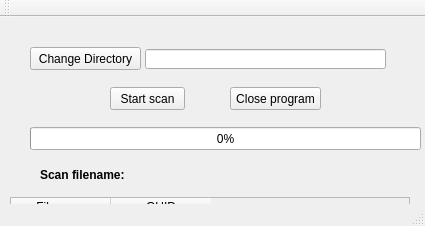
<?xml version="1.0" encoding="UTF-8"?>
<ui version="4.0">
 <class>CUI</class>
 <widget class="QMainWindow" name="CUI">
  <property name="geometry">
   <rect>
    <x>0</x>
    <y>0</y>
    <width>425</width>
    <height>226</height>
   </rect>
  </property>
  <property name="windowTitle">
   <string>Simple signature detector</string>
  </property>
  <widget class="QWidget" name="centralWidget">
   <widget class="QPushButton" name="buttonStart">
    <property name="geometry">
     <rect>
      <x>110</x>
      <y>70</y>
      <width>75</width>
      <height>23</height>
     </rect>
    </property>
    <property name="text">
     <string>Start scan</string>
    </property>
   </widget>
   <widget class="QProgressBar" name="progressBar">
    <property name="geometry">
     <rect>
      <x>30</x>
      <y>110</y>
      <width>391</width>
      <height>23</height>
     </rect>
    </property>
    <property name="maximum">
     <number>532</number>
    </property>
    <property name="value">
     <number>0</number>
    </property>
   </widget>
   <widget class="QLabel" name="label">
    <property name="geometry">
     <rect>
      <x>40</x>
      <y>150</y>
      <width>91</width>
      <height>16</height>
     </rect>
    </property>
    <property name="font">
     <font>
      <weight>75</weight>
      <bold>true</bold>
     </font>
    </property>
    <property name="text">
     <string>Scan filename:</string>
    </property>
   </widget>
   <widget class="QPushButton" name="buttonChangeDir">
    <property name="geometry">
     <rect>
      <x>30</x>
      <y>30</y>
      <width>111</width>
      <height>23</height>
     </rect>
    </property>
    <property name="text">
     <string>Change Directory</string>
    </property>
   </widget>
   <widget class="QLineEdit" name="selectPath">
    <property name="geometry">
     <rect>
      <x>145</x>
      <y>32</y>
      <width>241</width>
      <height>20</height>
     </rect>
    </property>
   </widget>
   <widget class="QLabel" name="label_2">
    <property name="geometry">
     <rect>
      <x>130</x>
      <y>150</y>
      <width>251</width>
      <height>16</height>
     </rect>
    </property>
    <property name="text">
     <string/>
    </property>
   </widget>
   <widget class="QPushButton" name="buttonClose">
    <property name="geometry">
     <rect>
      <x>230</x>
      <y>70</y>
      <width>91</width>
      <height>23</height>
     </rect>
    </property>
    <property name="text">
     <string>Close program</string>
    </property>
   </widget>
   <widget class="QTableWidget" name="tableWidget">
    <property name="geometry">
     <rect>
      <x>10</x>
      <y>180</y>
      <width>400</width>
      <height>221</height>
     </rect>
    </property>
    <property name="maximumSize">
     <size>
      <width>400</width>
      <height>221</height>
     </size>
    </property>
    <column>
     <property name="text">
      <string>Filename</string>
     </property>
    </column>
    <column>
     <property name="text">
      <string>GUID</string>
     </property>
    </column>
   </widget>
  </widget>
  <widget class="QMenuBar" name="menuBar">
   <property name="geometry">
    <rect>
     <x>0</x>
     <y>0</y>
     <width>425</width>
     <height>21</height>
    </rect>
   </property>
  </widget>
  <widget class="QToolBar" name="mainToolBar">
   <attribute name="toolBarArea">
    <enum>TopToolBarArea</enum>
   </attribute>
   <attribute name="toolBarBreak">
    <bool>false</bool>
   </attribute>
  </widget>
  <widget class="QStatusBar" name="statusBar"/>
 </widget>
 <layoutdefault spacing="6" margin="11"/>
 <resources/>
 <connections/>
</ui>
